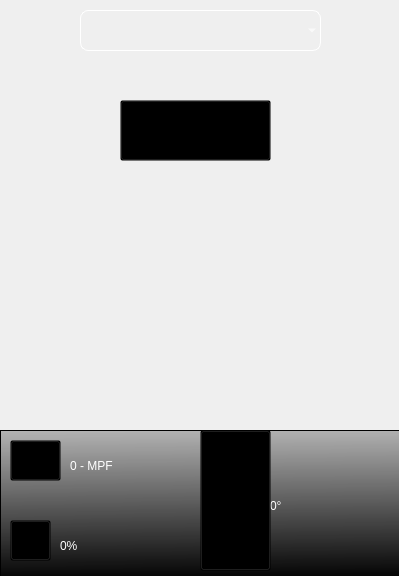
<?xml version="1.0" encoding="UTF-8"?>
<ui version="4.0">
 <class>Form</class>
 <widget class="QWidget" name="Form">
  <property name="geometry">
   <rect>
    <x>0</x>
    <y>0</y>
    <width>399</width>
    <height>576</height>
   </rect>
  </property>
  <property name="windowTitle">
   <string>Form</string>
  </property>
  <widget class="QComboBox" name="regions">
   <property name="geometry">
    <rect>
     <x>80</x>
     <y>10</y>
     <width>241</width>
     <height>41</height>
    </rect>
   </property>
   <property name="styleSheet">
    <string notr="true">QComboBox {
font: 18pt &quot;Y2K Neophyte&quot;;
background-color:transparent;
color:rgb(255, 255, 255);
border:0.5 solid #fff;
border-radius:8px;
}</string>
   </property>
   <property name="maxVisibleItems">
    <number>5</number>
   </property>
   <property name="insertPolicy">
    <enum>QComboBox::InsertAtTop</enum>
   </property>
   <property name="placeholderText">
    <string/>
   </property>
  </widget>
  <widget class="QLabel" name="weather_image">
   <property name="geometry">
    <rect>
     <x>0</x>
     <y>0</y>
     <width>401</width>
     <height>581</height>
    </rect>
   </property>
   <property name="styleSheet">
    <string notr="true"/>
   </property>
   <property name="text">
    <string/>
   </property>
   <property name="pixmap">
    <pixmap>../images/photoes/blur.jpg</pixmap>
   </property>
   <property name="scaledContents">
    <bool>true</bool>
   </property>
  </widget>
  <widget class="QFrame" name="frame">
   <property name="geometry">
    <rect>
     <x>0</x>
     <y>430</y>
     <width>401</width>
     <height>151</height>
    </rect>
   </property>
   <property name="styleSheet">
    <string notr="true">QFrame{
background-color:qlineargradient(spread:pad, x1:0.523, y1:1, x2:0.506, y2:0, stop:0 rgba(0, 0, 0, 255), stop:1 rgba(0, 0, 0, 65))}</string>
   </property>
   <property name="frameShape">
    <enum>QFrame::StyledPanel</enum>
   </property>
   <property name="frameShadow">
    <enum>QFrame::Raised</enum>
   </property>
   <widget class="QLabel" name="temp">
    <property name="geometry">
     <rect>
      <x>270</x>
      <y>10</y>
      <width>121</width>
      <height>131</height>
     </rect>
    </property>
    <property name="styleSheet">
     <string notr="true">font:50pt &quot;Y2K Neophyte&quot;;
background-color:transparent;
color:rgb(255, 255, 255)</string>
    </property>
    <property name="text">
     <string>0°</string>
    </property>
    <property name="scaledContents">
     <bool>false</bool>
    </property>
    <property name="alignment">
     <set>Qt::AlignLeading|Qt::AlignLeft|Qt::AlignVCenter</set>
    </property>
   </widget>
   <widget class="QPushButton" name="temp_icon">
    <property name="enabled">
     <bool>true</bool>
    </property>
    <property name="geometry">
     <rect>
      <x>200</x>
      <y>0</y>
      <width>71</width>
      <height>141</height>
     </rect>
    </property>
    <property name="styleSheet">
     <string notr="true">font: 20pt &quot;Y2K Neophyte&quot;;
background-color:transparent;
color:rgb(255, 255, 255)</string>
    </property>
    <property name="text">
     <string/>
    </property>
    <property name="icon">
     <iconset>
      <normaloff>../images/icons/if-weather-42-2682809_90794.png</normaloff>../images/icons/if-weather-42-2682809_90794.png</iconset>
    </property>
    <property name="iconSize">
     <size>
      <width>140</width>
      <height>140</height>
     </size>
    </property>
   </widget>
   <widget class="QPushButton" name="weather_state_3">
    <property name="enabled">
     <bool>true</bool>
    </property>
    <property name="geometry">
     <rect>
      <x>10</x>
      <y>10</y>
      <width>51</width>
      <height>41</height>
     </rect>
    </property>
    <property name="styleSheet">
     <string notr="true">font: 20pt &quot;Y2K Neophyte&quot;;
background-color:transparent;
color:rgb(255, 255, 255)</string>
    </property>
    <property name="text">
     <string/>
    </property>
    <property name="icon">
     <iconset>
      <normaloff>../images/icons/wind-signal.png</normaloff>../images/icons/wind-signal.png</iconset>
    </property>
    <property name="iconSize">
     <size>
      <width>40</width>
      <height>40</height>
     </size>
    </property>
   </widget>
   <widget class="QPushButton" name="weather_state_4">
    <property name="enabled">
     <bool>true</bool>
    </property>
    <property name="geometry">
     <rect>
      <x>10</x>
      <y>90</y>
      <width>41</width>
      <height>41</height>
     </rect>
    </property>
    <property name="styleSheet">
     <string notr="true">font: 20pt &quot;Y2K Neophyte&quot;;
background-color:transparent;
color:rgb(255, 255, 255)</string>
    </property>
    <property name="text">
     <string/>
    </property>
    <property name="icon">
     <iconset>
      <normaloff>../images/icons/humidity.png</normaloff>../images/icons/humidity.png</iconset>
    </property>
    <property name="iconSize">
     <size>
      <width>35</width>
      <height>35</height>
     </size>
    </property>
   </widget>
   <widget class="QLabel" name="temp_3">
    <property name="geometry">
     <rect>
      <x>70</x>
      <y>20</y>
      <width>141</width>
      <height>31</height>
     </rect>
    </property>
    <property name="styleSheet">
     <string notr="true">font:12pt &quot;Y2K Neophyte&quot;;
background-color:transparent;
color:rgb(255, 255, 255)</string>
    </property>
    <property name="text">
     <string>0 - MPF</string>
    </property>
    <property name="scaledContents">
     <bool>false</bool>
    </property>
    <property name="alignment">
     <set>Qt::AlignLeading|Qt::AlignLeft|Qt::AlignVCenter</set>
    </property>
   </widget>
   <widget class="QLabel" name="temp_5">
    <property name="geometry">
     <rect>
      <x>60</x>
      <y>100</y>
      <width>141</width>
      <height>31</height>
     </rect>
    </property>
    <property name="styleSheet">
     <string notr="true">font:12pt &quot;Y2K Neophyte&quot;;
background-color:transparent;
color:rgb(255, 255, 255)</string>
    </property>
    <property name="text">
     <string>0%</string>
    </property>
    <property name="scaledContents">
     <bool>false</bool>
    </property>
    <property name="alignment">
     <set>Qt::AlignLeading|Qt::AlignLeft|Qt::AlignVCenter</set>
    </property>
   </widget>
  </widget>
  <widget class="QPushButton" name="weather_state">
   <property name="enabled">
    <bool>true</bool>
   </property>
   <property name="geometry">
    <rect>
     <x>120</x>
     <y>100</y>
     <width>151</width>
     <height>61</height>
    </rect>
   </property>
   <property name="styleSheet">
    <string notr="true">font: 20pt &quot;Y2K Neophyte&quot;;
background-color:transparent;
color:rgb(255, 255, 255)</string>
   </property>
   <property name="text">
    <string/>
   </property>
   <property name="iconSize">
    <size>
     <width>50</width>
     <height>50</height>
    </size>
   </property>
  </widget>
  <zorder>weather_image</zorder>
  <zorder>frame</zorder>
  <zorder>regions</zorder>
  <zorder>weather_state</zorder>
 </widget>
 <resources/>
 <connections/>
</ui>
